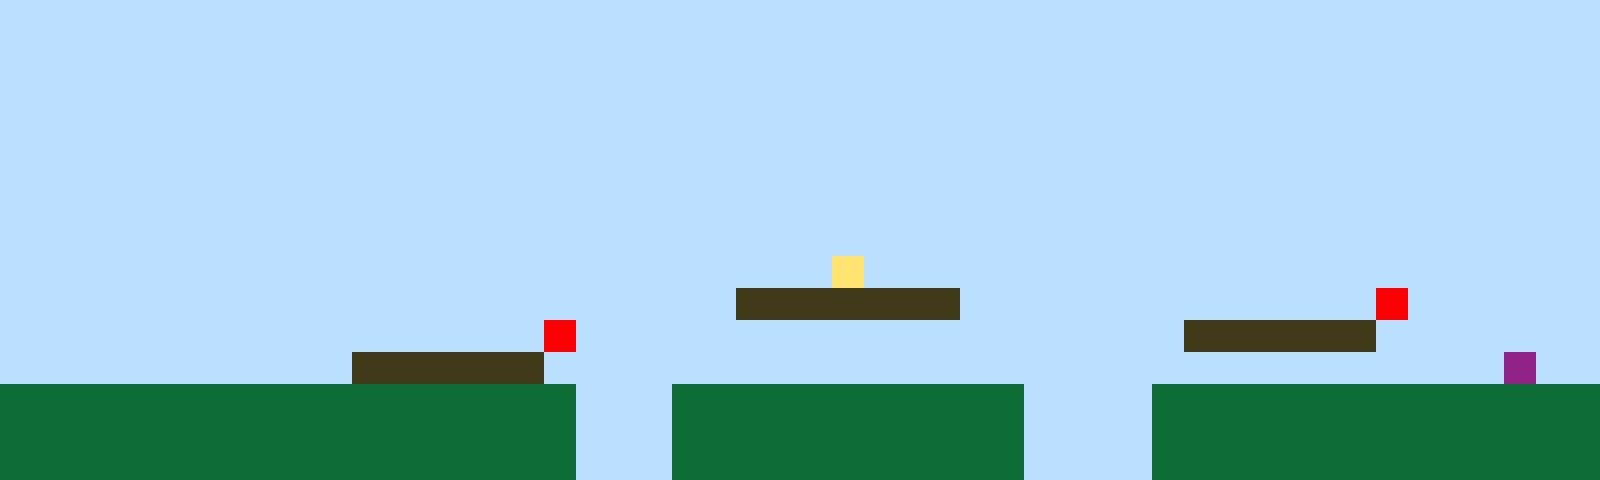

Below is a game level as drawn by its tile map, then a one-line description and the .tmx file that defines it, in full:
An orthogonal 50x15 tile map with 32x32 px tiles, 1 tile layer (Tile Layer 1).

<map version="1.10" tiledversion="1.11.2" orientation="orthogonal" renderorder="right-up" width="50" height="15" tilewidth="32" tileheight="32" infinite="0" nextlayerid="2" nextobjectid="1"><editorsettings><export target="map1.csv" format="csv" /></editorsettings><tileset firstgid="1" name="sprites" tilewidth="32" tileheight="32" tilecount="6" columns="3"><image source="sprites.png" width="96" height="64" /></tileset><layer id="1" name="Tile Layer 1" width="50" height="15"><data encoding="csv">1,1,1,1,1,1,1,1,1,1,1,1,1,1,1,1,1,1,1,1,1,1,1,1,1,1,1,1,1,1,1,1,1,1,1,1,1,1,1,1,1,1,1,1,1,1,1,1,1,1,1,1,1,1,1,1,1,1,1,1,1,1,1,1,1,1,1,1,1,1,1,1,1,1,1,1,1,1,1,1,1,1,1,1,1,1,1,1,1,1,1,1,1,1,1,1,1,1,1,1,1,1,1,1,1,1,1,1,1,1,1,1,1,1,1,1,1,1,1,1,1,1,1,1,1,1,1,1,1,1,1,1,1,1,1,1,1,1,1,1,1,1,1,1,1,1,1,1,1,1,1,1,1,1,1,1,1,1,1,1,1,1,1,1,1,1,1,1,1,1,1,1,1,1,1,1,1,1,1,1,1,1,1,1,1,1,1,1,1,1,1,1,1,1,1,1,1,1,1,1,1,1,1,1,1,1,1,1,1,1,1,1,1,1,1,1,1,1,1,1,1,1,1,1,1,1,1,1,1,1,1,1,1,1,1,1,1,1,1,1,1,1,1,1,1,1,1,1,1,1,1,1,1,1,1,1,1,1,1,1,1,1,1,1,1,1,1,1,1,1,1,1,1,1,1,1,1,1,1,1,1,1,1,1,1,1,1,1,1,1,1,1,1,1,1,1,1,1,1,1,1,1,1,1,1,1,1,1,1,1,1,1,1,1,1,1,1,1,1,1,1,1,1,1,1,1,1,1,1,1,1,1,1,1,1,1,1,1,1,1,1,1,1,1,1,1,1,1,1,1,1,1,1,1,1,1,1,1,1,1,1,1,1,1,1,1,1,1,1,1,1,1,1,1,1,1,1,1,1,1,1,1,1,1,1,1,1,1,1,1,1,1,1,1,1,1,1,1,1,1,1,1,1,1,1,1,1,1,1,1,1,1,1,1,1,1,1,1,1,1,1,1,1,1,1,1,4,1,1,1,1,1,1,1,1,1,1,1,1,1,1,1,1,1,1,1,1,1,1,1,1,1,1,1,1,1,1,1,1,1,1,1,1,1,1,1,1,1,1,1,1,1,1,3,3,3,3,3,3,3,1,1,1,1,1,1,1,1,1,1,1,1,1,5,1,1,1,1,1,1,1,1,1,1,1,1,1,1,1,1,1,1,1,1,1,1,1,5,1,1,1,1,1,1,1,1,1,1,1,1,1,1,1,1,1,1,1,3,3,3,3,3,3,1,1,1,1,1,1,1,1,1,1,1,1,1,1,1,1,1,1,3,3,3,3,3,3,1,1,1,1,1,1,1,1,1,1,1,1,1,1,1,1,1,1,1,1,1,1,1,1,1,1,1,1,1,1,6,1,1,2,2,2,2,2,2,2,2,2,2,2,2,2,2,2,2,2,2,1,1,1,2,2,2,2,2,2,2,2,2,2,2,1,1,1,1,2,2,2,2,2,2,2,2,2,2,2,2,2,2,2,2,2,2,2,2,2,2,2,2,2,2,2,2,2,2,2,2,1,1,1,2,2,2,2,2,2,2,2,2,2,2,1,1,1,1,2,2,2,2,2,2,2,2,2,2,2,2,2,2,2,2,2,2,2,2,2,2,2,2,2,2,2,2,2,2,2,2,1,1,1,2,2,2,2,2,2,2,2,2,2,2,1,1,1,1,2,2,2,2,2,2,2,2,2,2,2,2,2,2</data></layer></map>
